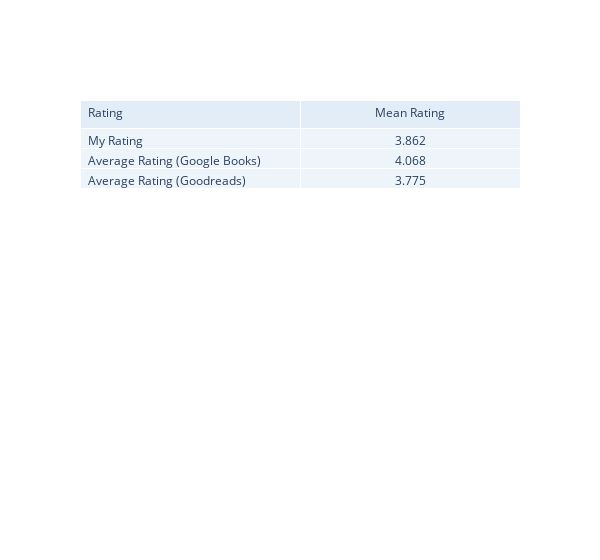

This figure's notebook cell:
### Code cell
from apps.viz import create_rating_table

# Call the function to create the rating table
rating_table = create_rating_table(myreads)

# Display the table
rating_table.show()

### Figure 1 — Plotly figure (JSON) as saved in the notebook; plotly's stock layout.template omitted (floating-point values rounded to 4 significant figures)
{"data": [{"cells": {"align": ["left", "center"], "fill": {"color": "rgba(220, 235, 245, 0.5)"}, "values": [["My Rating", "Average Rating (Google Books)", "Average Rating (Goodreads)"], [3.862, 4.068, 3.775]]}, "header": {"align": ["left", "center"], "fill": {"color": "rgba(200, 220, 240, 0.5)"}, "values": ["Rating", "Mean Rating"]}, "type": "table"}], "layout": {"plot_bgcolor": "white", "width": 600}}
